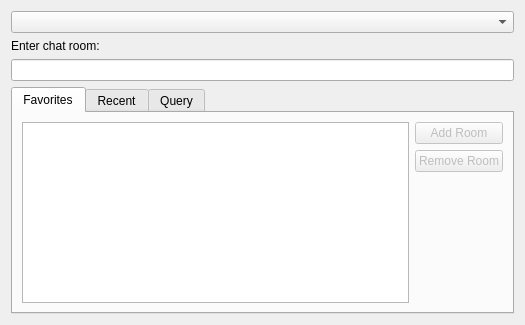
<?xml version="1.0" encoding="UTF-8"?>
<ui version="4.0">
 <class>JoinChatRoomDialog</class>
 <widget class="QWidget" name="JoinChatRoomDialog">
  <property name="geometry">
   <rect>
    <x>0</x>
    <y>0</y>
    <width>525</width>
    <height>325</height>
   </rect>
  </property>
  <property name="minimumSize">
   <size>
    <width>525</width>
    <height>0</height>
   </size>
  </property>
  <property name="windowTitle">
   <string>Join Chatroom</string>
  </property>
  <layout class="QVBoxLayout" name="verticalLayout">
   <item>
    <widget class="KComboBox" name="comboBox"/>
   </item>
   <item>
    <widget class="QLabel" name="label">
     <property name="text">
      <string>Enter chat room:</string>
     </property>
    </widget>
   </item>
   <item>
    <widget class="KLineEdit" name="lineEdit">
     <property name="showClearButton" stdset="0">
      <bool>true</bool>
     </property>
    </widget>
   </item>
   <item>
    <widget class="QTabWidget" name="tabWidget">
     <property name="currentIndex">
      <number>0</number>
     </property>
     <widget class="QWidget" name="favoritesTab">
      <attribute name="title">
       <string>Favorites</string>
      </attribute>
      <layout class="QVBoxLayout" name="verticalLayout_3">
       <item>
        <layout class="QHBoxLayout" name="horizontalLayout_2">
         <item>
          <widget class="QListView" name="listView"/>
         </item>
         <item>
          <layout class="QVBoxLayout" name="verticalLayout_4">
           <item>
            <widget class="QPushButton" name="addFavoritePushButton">
             <property name="enabled">
              <bool>false</bool>
             </property>
             <property name="text">
              <string>Add Room</string>
             </property>
            </widget>
           </item>
           <item>
            <widget class="QPushButton" name="removeFavoritePushButton">
             <property name="enabled">
              <bool>false</bool>
             </property>
             <property name="text">
              <string>Remove Room</string>
             </property>
            </widget>
           </item>
           <item>
            <spacer name="verticalSpacer">
             <property name="orientation">
              <enum>Qt::Vertical</enum>
             </property>
             <property name="sizeHint" stdset="0">
              <size>
               <width>20</width>
               <height>40</height>
              </size>
             </property>
            </spacer>
           </item>
          </layout>
         </item>
        </layout>
       </item>
      </layout>
     </widget>
     <widget class="QWidget" name="recentTab">
      <attribute name="title">
       <string>Recent</string>
      </attribute>
      <layout class="QHBoxLayout" name="horizontalLayout_3">
       <item>
        <widget class="QListWidget" name="recentListWidget"/>
       </item>
       <item>
        <layout class="QVBoxLayout" name="verticalLayout_5">
         <item>
          <widget class="QPushButton" name="removeRecentPushButton">
           <property name="enabled">
            <bool>false</bool>
           </property>
           <property name="text">
            <string>Remove</string>
           </property>
          </widget>
         </item>
         <item>
          <widget class="QPushButton" name="clearRecentPushButton">
           <property name="enabled">
            <bool>false</bool>
           </property>
           <property name="text">
            <string>Clear list</string>
           </property>
          </widget>
         </item>
         <item>
          <spacer name="verticalSpacer_2">
           <property name="orientation">
            <enum>Qt::Vertical</enum>
           </property>
           <property name="sizeHint" stdset="0">
            <size>
             <width>20</width>
             <height>40</height>
            </size>
           </property>
          </spacer>
         </item>
        </layout>
       </item>
      </layout>
     </widget>
     <widget class="QWidget" name="queryTab">
      <attribute name="title">
       <string>Query</string>
      </attribute>
      <layout class="QVBoxLayout" name="verticalLayout_2">
       <item>
        <widget class="QLabel" name="serverLabel">
         <property name="text">
          <string>Server to be queried:</string>
         </property>
        </widget>
       </item>
       <item>
        <layout class="QHBoxLayout" name="horizontalLayout">
         <item>
          <widget class="KLineEdit" name="serverLineEdit">
           <property name="placeholderText">
            <string/>
           </property>
           <property name="clickMessage">
            <string>Leave blank for the selected account's default server</string>
           </property>
           <property name="showClearButton" stdset="0">
            <bool>true</bool>
           </property>
          </widget>
         </item>
         <item>
          <widget class="QPushButton" name="queryPushButton">
           <property name="enabled">
            <bool>false</bool>
           </property>
           <property name="text">
            <string>Query</string>
           </property>
          </widget>
         </item>
         <item>
          <widget class="QPushButton" name="stopPushButton">
           <property name="enabled">
            <bool>false</bool>
           </property>
           <property name="text">
            <string>Stop</string>
           </property>
          </widget>
         </item>
        </layout>
       </item>
       <item>
        <widget class="QTreeView" name="treeView">
         <property name="alternatingRowColors">
          <bool>true</bool>
         </property>
         <property name="selectionMode">
          <enum>QAbstractItemView::ExtendedSelection</enum>
         </property>
         <property name="rootIsDecorated">
          <bool>false</bool>
         </property>
         <property name="uniformRowHeights">
          <bool>true</bool>
         </property>
         <property name="allColumnsShowFocus">
          <bool>true</bool>
         </property>
        </widget>
       </item>
       <item>
        <widget class="KLineEdit" name="filterBar">
         <property name="placeholderText">
          <string/>
         </property>
         <property name="clickMessage">
          <string>Search rooms</string>
         </property>
         <property name="showClearButton" stdset="0">
          <bool>true</bool>
         </property>
        </widget>
       </item>
      </layout>
     </widget>
    </widget>
   </item>
  </layout>
 </widget>
 <customwidgets>
  <customwidget>
   <class>KComboBox</class>
   <extends>QComboBox</extends>
   <header>kcombobox.h</header>
  </customwidget>
  <customwidget>
   <class>KLineEdit</class>
   <extends>QLineEdit</extends>
   <header>klineedit.h</header>
  </customwidget>
 </customwidgets>
 <resources/>
 <connections/>
</ui>
